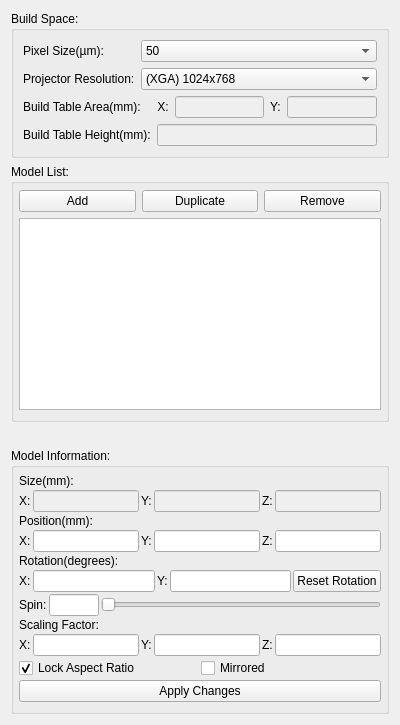
      <widget class="QWidget" name="tab">
       <property name="maximumSize">
        <size>
         <width>400</width>
         <height>16777215</height>
        </size>
       </property>
       <attribute name="title">
        <string>Models</string>
       </attribute>
       <attribute name="toolTip">
        <string>Organize your models</string>
       </attribute>
       <layout class="QVBoxLayout" name="verticalLayout_2">
        <item>
         <widget class="QGroupBox" name="groupBox_2">
          <property name="title">
           <string>Build Space:</string>
          </property>
          <property name="flat">
           <bool>true</bool>
          </property>
          <layout class="QVBoxLayout" name="verticalLayout">
           <item>
            <layout class="QGridLayout" name="gridLayout">
             <item row="0" column="0">
              <widget class="QLabel" name="label">
               <property name="text">
                <string>Pixel Size(µm):</string>
               </property>
              </widget>
             </item>
             <item row="0" column="1">
              <widget class="QComboBox" name="pixelsizecombo">
               <property name="sizePolicy">
                <sizepolicy hsizetype="Expanding" vsizetype="Fixed">
                 <horstretch>0</horstretch>
                 <verstretch>0</verstretch>
                </sizepolicy>
               </property>
               <property name="contextMenuPolicy">
                <enum>Qt::DefaultContextMenu</enum>
               </property>
               <property name="toolTip">
                <string>X Y Pixel dimensions as determined by printer calibration</string>
               </property>
               <property name="whatsThis">
                <string>X Y Pixel dimensions as determined by printer calibration</string>
               </property>
               <item>
                <property name="text">
                 <string>50</string>
                </property>
               </item>
               <item>
                <property name="text">
                 <string>75</string>
                </property>
               </item>
               <item>
                <property name="text">
                 <string>100</string>
                </property>
               </item>
              </widget>
             </item>
             <item row="1" column="0">
              <widget class="QLabel" name="label_2">
               <property name="text">
                <string>Projector Resolution:</string>
               </property>
              </widget>
             </item>
             <item row="1" column="1">
              <widget class="QComboBox" name="projectorcombo">
               <property name="toolTip">
                <string>Printer projector's native resolution</string>
               </property>
               <property name="whatsThis">
                <string>Printer projector's native resolution</string>
               </property>
               <item>
                <property name="text">
                 <string>(XGA) 1024x768</string>
                </property>
               </item>
               <item>
                <property name="text">
                 <string>(SXGA) 1280x1024</string>
                </property>
               </item>
               <item>
                <property name="text">
                 <string>(1080p) 1920x1080</string>
                </property>
               </item>
               <item>
                <property name="text">
                 <string>(WUXGA) 1920x1200</string>
                </property>
               </item>
               <item>
                <property name="text">
                 <string>(QXGA) 2048x1536</string>
                </property>
               </item>
              </widget>
             </item>
            </layout>
           </item>
           <item>
            <layout class="QHBoxLayout" name="horizontalLayout_30">
             <item>
              <widget class="QLabel" name="label_35">
               <property name="text">
                <string>Build Table Area(mm):     X:</string>
               </property>
              </widget>
             </item>
             <item>
              <widget class="QLineEdit" name="Print_Extents_X">
               <property name="enabled">
                <bool>false</bool>
               </property>
              </widget>
             </item>
             <item>
              <widget class="QLabel" name="label_33">
               <property name="text">
                <string>Y:</string>
               </property>
              </widget>
             </item>
             <item>
              <widget class="QLineEdit" name="Print_Extents_Y">
               <property name="enabled">
                <bool>false</bool>
               </property>
              </widget>
             </item>
            </layout>
           </item>
           <item>
            <layout class="QHBoxLayout" name="horizontalLayout_31">
             <item>
              <widget class="QLabel" name="label_36">
               <property name="text">
                <string>Build Table Height(mm):</string>
               </property>
              </widget>
             </item>
             <item>
              <widget class="QLineEdit" name="Print_Extents_Z">
               <property name="enabled">
                <bool>false</bool>
               </property>
              </widget>
             </item>
            </layout>
           </item>
          </layout>
         </widget>
        </item>
        <item>
         <widget class="QGroupBox" name="groupBox">
          <property name="title">
           <string>Model List:</string>
          </property>
          <property name="flat">
           <bool>true</bool>
          </property>
          <layout class="QVBoxLayout" name="verticalLayout_3">
           <property name="spacing">
            <number>6</number>
           </property>
           <property name="leftMargin">
            <number>5</number>
           </property>
           <property name="topMargin">
            <number>6</number>
           </property>
           <property name="rightMargin">
            <number>5</number>
           </property>
           <item>
            <layout class="QHBoxLayout" name="horizontalLayout_15">
             <item>
              <widget class="QPushButton" name="AddButton">
               <property name="sizePolicy">
                <sizepolicy hsizetype="Minimum" vsizetype="Fixed">
                 <horstretch>0</horstretch>
                 <verstretch>0</verstretch>
                </sizepolicy>
               </property>
               <property name="toolTip">
                <string>Add a 3D model to the Layout</string>
               </property>
               <property name="whatsThis">
                <string>Add a 3D model to the Layout</string>
               </property>
               <property name="text">
                <string>Add</string>
               </property>
              </widget>
             </item>
             <item>
              <widget class="QPushButton" name="duplicateButton">
               <property name="toolTip">
                <string>Duplicate the selected model(s)</string>
               </property>
               <property name="whatsThis">
                <string>Duplicate the selected model(s)</string>
               </property>
               <property name="text">
                <string>Duplicate</string>
               </property>
              </widget>
             </item>
             <item>
              <widget class="QPushButton" name="RemoveButton">
               <property name="toolTip">
                <string>Delete the selected Model(s) from the layout</string>
               </property>
               <property name="whatsThis">
                <string>Delete the selected Model(s) from the layout</string>
               </property>
               <property name="text">
                <string>Remove</string>
               </property>
              </widget>
             </item>
            </layout>
           </item>
           <item>
            <widget class="QListWidget" name="ModelList">
             <property name="sizePolicy">
              <sizepolicy hsizetype="Preferred" vsizetype="Expanding">
               <horstretch>0</horstretch>
               <verstretch>0</verstretch>
              </sizepolicy>
             </property>
             <property name="toolTip">
              <string>Listing of all models in the current layout</string>
             </property>
             <property name="whatsThis">
              <string>Listing of all models in the current layout</string>
             </property>
             <property name="dragEnabled">
              <bool>false</bool>
             </property>
             <property name="selectionMode">
              <enum>QAbstractItemView::ExtendedSelection</enum>
             </property>
             <property name="selectionBehavior">
              <enum>QAbstractItemView::SelectItems</enum>
             </property>
             <property name="layoutMode">
              <enum>QListView::SinglePass</enum>
             </property>
             <property name="viewMode">
              <enum>QListView::ListMode</enum>
             </property>
             <property name="sortingEnabled">
              <bool>false</bool>
             </property>
            </widget>
           </item>
          </layout>
         </widget>
        </item>
        <item>
         <spacer name="horizontalSpacer">
          <property name="orientation">
           <enum>Qt::Horizontal</enum>
          </property>
          <property name="sizeHint" stdset="0">
           <size>
            <width>400</width>
            <height>20</height>
           </size>
          </property>
         </spacer>
        </item>
        <item>
         <widget class="QGroupBox" name="ModelTranslationBox">
          <property name="enabled">
           <bool>true</bool>
          </property>
          <property name="sizePolicy">
           <sizepolicy hsizetype="Preferred" vsizetype="Minimum">
            <horstretch>0</horstretch>
            <verstretch>0</verstretch>
           </sizepolicy>
          </property>
          <property name="minimumSize">
           <size>
            <width>0</width>
            <height>0</height>
           </size>
          </property>
          <property name="title">
           <string>Model Information:</string>
          </property>
          <property name="flat">
           <bool>true</bool>
          </property>
          <layout class="QVBoxLayout" name="verticalLayout_11">
           <property name="spacing">
            <number>2</number>
           </property>
           <property name="leftMargin">
            <number>5</number>
           </property>
           <property name="topMargin">
            <number>6</number>
           </property>
           <property name="rightMargin">
            <number>5</number>
           </property>
           <item>
            <widget class="QLabel" name="label_21">
             <property name="text">
              <string>Size(mm):</string>
             </property>
            </widget>
           </item>
           <item>
            <layout class="QHBoxLayout" name="horizontalLayout_14">
             <item>
              <widget class="QLabel" name="label_23">
               <property name="text">
                <string>X:</string>
               </property>
              </widget>
             </item>
             <item>
              <widget class="QLineEdit" name="modelsizex">
               <property name="enabled">
                <bool>false</bool>
               </property>
               <property name="toolTip">
                <string>Size of model in the x axis</string>
               </property>
               <property name="whatsThis">
                <string>Size of model in the x axis</string>
               </property>
              </widget>
             </item>
             <item>
              <widget class="QLabel" name="label_22">
               <property name="text">
                <string>Y:</string>
               </property>
              </widget>
             </item>
             <item>
              <widget class="QLineEdit" name="modelsizey">
               <property name="enabled">
                <bool>false</bool>
               </property>
               <property name="toolTip">
                <string>Size of model in the y axis</string>
               </property>
               <property name="whatsThis">
                <string>Size of model in the y axis</string>
               </property>
              </widget>
             </item>
             <item>
              <widget class="QLabel" name="label_24">
               <property name="text">
                <string>Z:</string>
               </property>
              </widget>
             </item>
             <item>
              <widget class="QLineEdit" name="modelsizez">
               <property name="enabled">
                <bool>false</bool>
               </property>
               <property name="toolTip">
                <string>Size of model in the z axis</string>
               </property>
               <property name="whatsThis">
                <string>Size of model in the z axis</string>
               </property>
              </widget>
             </item>
            </layout>
           </item>
           <item>
            <widget class="QLabel" name="label_8">
             <property name="sizePolicy">
              <sizepolicy hsizetype="Preferred" vsizetype="Preferred">
               <horstretch>0</horstretch>
               <verstretch>0</verstretch>
              </sizepolicy>
             </property>
             <property name="text">
              <string>Position(mm):</string>
             </property>
            </widget>
           </item>
           <item>
            <layout class="QHBoxLayout" name="horizontalLayout_11">
             <item>
              <widget class="QLabel" name="label_11">
               <property name="text">
                <string>X:</string>
               </property>
              </widget>
             </item>
             <item>
              <widget class="QLineEdit" name="posx">
               <property name="toolTip">
                <string>Position of model's center in the x axis</string>
               </property>
               <property name="whatsThis">
                <string>Position of model's center in the x axis</string>
               </property>
              </widget>
             </item>
             <item>
              <widget class="QLabel" name="label_12">
               <property name="text">
                <string>Y:</string>
               </property>
              </widget>
             </item>
             <item>
              <widget class="QLineEdit" name="posy">
               <property name="toolTip">
                <string>Position of model's center in the y axis</string>
               </property>
               <property name="whatsThis">
                <string>Position of model's center in the y axis</string>
               </property>
              </widget>
             </item>
             <item>
              <widget class="QLabel" name="label_13">
               <property name="text">
                <string>Z:</string>
               </property>
              </widget>
             </item>
             <item>
              <widget class="QLineEdit" name="posz">
               <property name="toolTip">
                <string>Position of model's center in the z axis</string>
               </property>
               <property name="whatsThis">
                <string>Position of model's center in the z axis</string>
               </property>
              </widget>
             </item>
            </layout>
           </item>
           <item>
            <widget class="QLabel" name="label_9">
             <property name="sizePolicy">
              <sizepolicy hsizetype="Preferred" vsizetype="Fixed">
               <horstretch>0</horstretch>
               <verstretch>0</verstretch>
              </sizepolicy>
             </property>
             <property name="text">
              <string>Rotation(degrees):</string>
             </property>
            </widget>
           </item>
           <item>
            <layout class="QHBoxLayout" name="horizontalLayout_12">
             <item>
              <widget class="QLabel" name="label_30">
               <property name="text">
                <string>X:</string>
               </property>
              </widget>
             </item>
             <item>
              <widget class="QLineEdit" name="rotx"/>
             </item>
             <item>
              <widget class="QLabel" name="label_31">
               <property name="text">
                <string>Y:</string>
               </property>
              </widget>
             </item>
             <item>
              <widget class="QLineEdit" name="roty"/>
             </item>
             <item>
              <widget class="QPushButton" name="pushButton">
               <property name="text">
                <string>Reset Rotation</string>
               </property>
              </widget>
             </item>
            </layout>
           </item>
           <item>
            <layout class="QHBoxLayout" name="horizontalLayout_22">
             <item>
              <widget class="QLabel" name="label_16">
               <property name="text">
                <string>Spin:</string>
               </property>
              </widget>
             </item>
             <item>
              <widget class="QLineEdit" name="rotz">
               <property name="sizePolicy">
                <sizepolicy hsizetype="Minimum" vsizetype="Fixed">
                 <horstretch>0</horstretch>
                 <verstretch>0</verstretch>
                </sizepolicy>
               </property>
               <property name="maximumSize">
                <size>
                 <width>50</width>
                 <height>16777215</height>
                </size>
               </property>
               <property name="toolTip">
                <string>Rotation of model about its z axis</string>
               </property>
               <property name="whatsThis">
                <string>Rotation of model about its z axis</string>
               </property>
              </widget>
             </item>
             <item>
              <widget class="QSlider" name="Model_Spin_horizontalSlider">
               <property name="sizePolicy">
                <sizepolicy hsizetype="Expanding" vsizetype="Fixed">
                 <horstretch>0</horstretch>
                 <verstretch>0</verstretch>
                </sizepolicy>
               </property>
               <property name="maximum">
                <number>360</number>
               </property>
               <property name="orientation">
                <enum>Qt::Horizontal</enum>
               </property>
               <property name="invertedAppearance">
                <bool>false</bool>
               </property>
              </widget>
             </item>
            </layout>
           </item>
           <item>
            <widget class="QLabel" name="label_10">
             <property name="sizePolicy">
              <sizepolicy hsizetype="Preferred" vsizetype="Fixed">
               <horstretch>0</horstretch>
               <verstretch>0</verstretch>
              </sizepolicy>
             </property>
             <property name="text">
              <string>Scaling Factor:</string>
             </property>
            </widget>
           </item>
           <item>
            <layout class="QHBoxLayout" name="horizontalLayout_13">
             <item>
              <widget class="QLabel" name="label_19">
               <property name="text">
                <string>X:</string>
               </property>
              </widget>
             </item>
             <item>
              <widget class="QLineEdit" name="scalex">
               <property name="toolTip">
                <string>Model's x axis scaling factor</string>
               </property>
               <property name="statusTip">
                <string/>
               </property>
               <property name="whatsThis">
                <string>Model's x axis scaling factor</string>
               </property>
              </widget>
             </item>
             <item>
              <widget class="QLabel" name="label_17">
               <property name="text">
                <string>Y:</string>
               </property>
              </widget>
             </item>
             <item>
              <widget class="QLineEdit" name="scaley">
               <property name="toolTip">
                <string>Model's y axis scaling factor</string>
               </property>
               <property name="whatsThis">
                <string>Model's y axis scaling factor</string>
               </property>
              </widget>
             </item>
             <item>
              <widget class="QLabel" name="label_18">
               <property name="text">
                <string>Z:</string>
               </property>
              </widget>
             </item>
             <item>
              <widget class="QLineEdit" name="scalez">
               <property name="toolTip">
                <string>Model's z axis scaling factor</string>
               </property>
               <property name="whatsThis">
                <string>Model's z axis scaling factor</string>
               </property>
              </widget>
             </item>
            </layout>
           </item>
           <item>
            <layout class="QHBoxLayout" name="horizontalLayout_2">
             <item>
              <widget class="QCheckBox" name="scalelock">
               <property name="toolTip">
                <string>Select to lock the model's x, y &amp; z axis scaling factors</string>
               </property>
               <property name="whatsThis">
                <string>Select to lock the model's x, y &amp; z axis scaling factors</string>
               </property>
               <property name="text">
                <string>Lock Aspect Ratio</string>
               </property>
               <property name="checked">
                <bool>true</bool>
               </property>
              </widget>
             </item>
             <item>
              <widget class="QCheckBox" name="flipx">
               <property name="text">
                <string>Mirrored</string>
               </property>
              </widget>
             </item>
            </layout>
           </item>
           <item>
            <widget class="QPushButton" name="ApplyButton">
             <property name="toolTip">
              <string>Apply entered changes to selected model's parameters</string>
             </property>
             <property name="whatsThis">
              <string>Apply entered changes to selected model's parameters</string>
             </property>
             <property name="text">
              <string>Apply Changes</string>
             </property>
            </widget>
           </item>
          </layout>
         </widget>
        </item>
       </layout>
      </widget>
